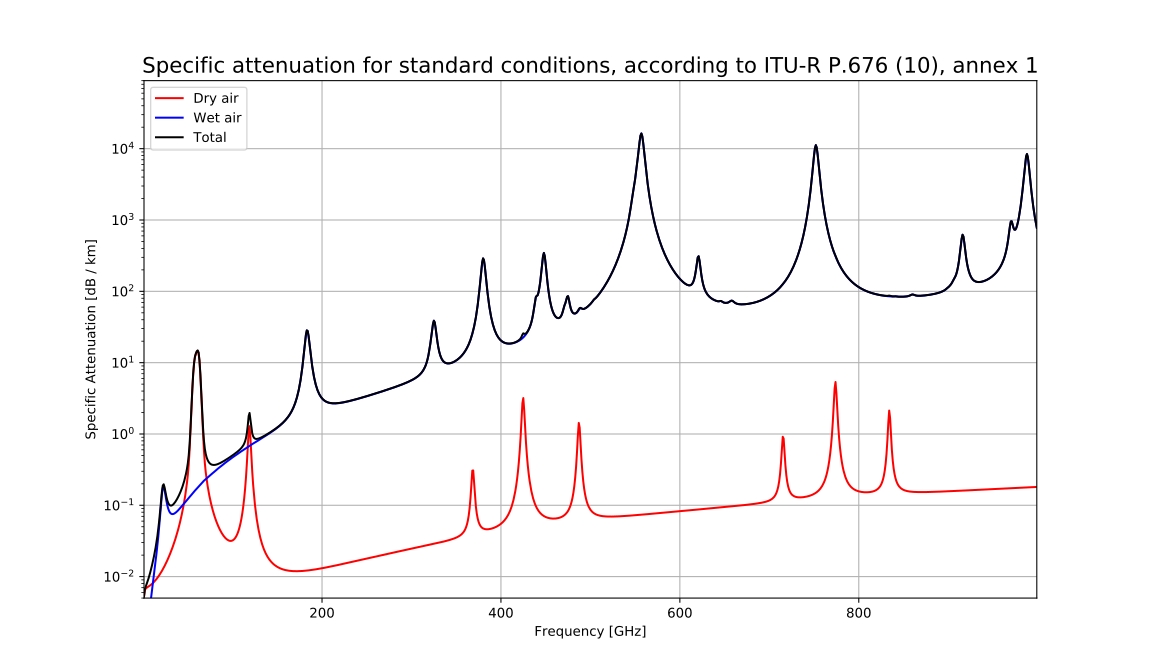

Write Python code to recreate this figure.
_freqs = np.arange(1, 1000, 1)
freq_grid = _freqs * u.GHz
# weather parameter at ground-level
total_pressure = 1013 * u.hPa
temperature = 290 * u.K
# water content is from the integral over the full height
rho_water = 7.5 * u.g / u.m ** 3
# >>>
# alternatively, one can use atm.pressure_water_from_humidity
pressure_water = atm.pressure_water_from_rho_water(temperature, rho_water)
pressure_dry = total_pressure - pressure_water
# >>>
print(
    'Oxygen pressure: {0.value:.2f} {0.unit}, '
    'Water vapor partial pressure: {1.value:.2f} {1.unit}'.format(
        pressure_dry, pressure_water
    ))
# Oxygen pressure: 1002.96 hPa, Water vapor partial pressure: 10.04 hPa
atten_dry, atten_wet = atm.atten_specific_annex1(
    freq_grid, pressure_dry, pressure_water, temperature
    )
# ...
plt.close()
plt.figure(figsize=(12, 7))  # doctest: +IGNORE_OUTPUT
plt.plot(
    _freqs, atten_dry.to(cnv.dB / u.km).value,
    'r-', label='Dry air'
    )  # doctest: +IGNORE_OUTPUT
plt.plot(
    _freqs, atten_wet.to(cnv.dB / u.km).value,
    'b-', label='Wet air'
    )  # doctest: +IGNORE_OUTPUT
plt.plot(
    _freqs, (atten_dry + atten_wet).to(cnv.dB / u.km).value,
    'k-', label='Total'
    )  # doctest: +IGNORE_OUTPUT
plt.semilogy()  # doctest: +IGNORE_OUTPUT
plt.xlabel('Frequency [GHz]')  # doctest: +IGNORE_OUTPUT
plt.ylabel('Specific Attenuation [dB / km]')  # doctest: +IGNORE_OUTPUT
plt.xlim((1, 999))  # doctest: +IGNORE_OUTPUT
plt.ylim((5.e-3, 0.9e5))  # doctest: +IGNORE_OUTPUT
plt.grid()  # doctest: +IGNORE_OUTPUT
plt.legend(*plt.gca().get_legend_handles_labels(), loc='upper left')  # doctest: +IGNORE_OUTPUT
plt.title(
    'Specific attenuation for standard conditions, '
    'according to ITU-R P.676 (10), annex 1',
    fontsize=16
    )  # doctest: +IGNORE_OUTPUT
